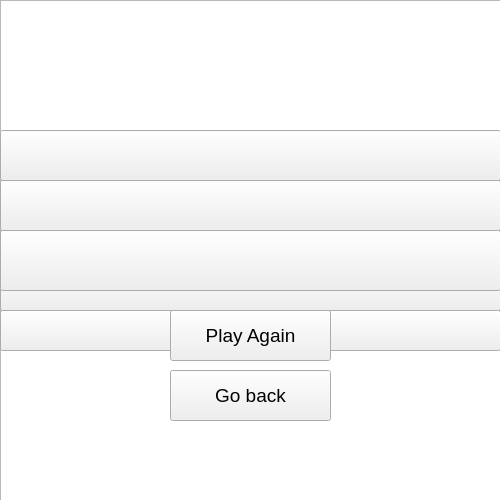
<?xml version="1.0" encoding="UTF-8"?>
<ui version="4.0">
 <class>ScoreScreen</class>
 <widget class="QWidget" name="ScoreScreen">
  <property name="geometry">
   <rect>
    <x>0</x>
    <y>0</y>
    <width>500</width>
    <height>500</height>
   </rect>
  </property>
  <property name="minimumSize">
   <size>
    <width>500</width>
    <height>500</height>
   </size>
  </property>
  <property name="maximumSize">
   <size>
    <width>500</width>
    <height>500</height>
   </size>
  </property>
  <property name="windowTitle">
   <string>Form</string>
  </property>
  <widget class="QGraphicsView" name="graphicsView">
   <property name="geometry">
    <rect>
     <x>0</x>
     <y>0</y>
     <width>501</width>
     <height>501</height>
    </rect>
   </property>
  </widget>
  <widget class="QPushButton" name="s5">
   <property name="geometry">
    <rect>
     <x>0</x>
     <y>310</y>
     <width>501</width>
     <height>41</height>
    </rect>
   </property>
   <property name="font">
    <font>
     <family>Segoe UI</family>
     <pointsize>14</pointsize>
    </font>
   </property>
   <property name="text">
    <string/>
   </property>
  </widget>
  <widget class="QPushButton" name="s2">
   <property name="geometry">
    <rect>
     <x>0</x>
     <y>180</y>
     <width>501</width>
     <height>51</height>
    </rect>
   </property>
   <property name="font">
    <font>
     <family>Segoe UI</family>
     <pointsize>16</pointsize>
    </font>
   </property>
   <property name="text">
    <string/>
   </property>
  </widget>
  <widget class="QPushButton" name="btnBack">
   <property name="geometry">
    <rect>
     <x>170</x>
     <y>370</y>
     <width>161</width>
     <height>51</height>
    </rect>
   </property>
   <property name="font">
    <font>
     <family>Segoe UI</family>
     <pointsize>14</pointsize>
    </font>
   </property>
   <property name="text">
    <string>Go back</string>
   </property>
  </widget>
  <widget class="QPushButton" name="s1">
   <property name="geometry">
    <rect>
     <x>0</x>
     <y>130</y>
     <width>501</width>
     <height>51</height>
    </rect>
   </property>
   <property name="font">
    <font>
     <family>Segoe UI</family>
     <pointsize>20</pointsize>
    </font>
   </property>
   <property name="text">
    <string/>
   </property>
  </widget>
  <widget class="QPushButton" name="s3">
   <property name="geometry">
    <rect>
     <x>0</x>
     <y>230</y>
     <width>501</width>
     <height>41</height>
    </rect>
   </property>
   <property name="font">
    <font>
     <family>Segoe UI</family>
     <pointsize>14</pointsize>
    </font>
   </property>
   <property name="text">
    <string/>
   </property>
  </widget>
  <widget class="QPushButton" name="s4">
   <property name="geometry">
    <rect>
     <x>0</x>
     <y>270</y>
     <width>501</width>
     <height>41</height>
    </rect>
   </property>
   <property name="font">
    <font>
     <family>Segoe UI</family>
     <pointsize>14</pointsize>
    </font>
   </property>
   <property name="text">
    <string/>
   </property>
  </widget>
  <widget class="QPushButton" name="gameoverScore">
   <property name="geometry">
    <rect>
     <x>0</x>
     <y>230</y>
     <width>501</width>
     <height>61</height>
    </rect>
   </property>
   <property name="font">
    <font>
     <family>Segoe UI</family>
     <pointsize>22</pointsize>
     <weight>75</weight>
     <bold>true</bold>
    </font>
   </property>
   <property name="text">
    <string/>
   </property>
  </widget>
  <widget class="QPushButton" name="btnPlayAgain">
   <property name="geometry">
    <rect>
     <x>170</x>
     <y>310</y>
     <width>161</width>
     <height>51</height>
    </rect>
   </property>
   <property name="font">
    <font>
     <family>Segoe UI</family>
     <pointsize>14</pointsize>
    </font>
   </property>
   <property name="text">
    <string>Play Again</string>
   </property>
  </widget>
 </widget>
 <resources/>
 <connections/>
</ui>
